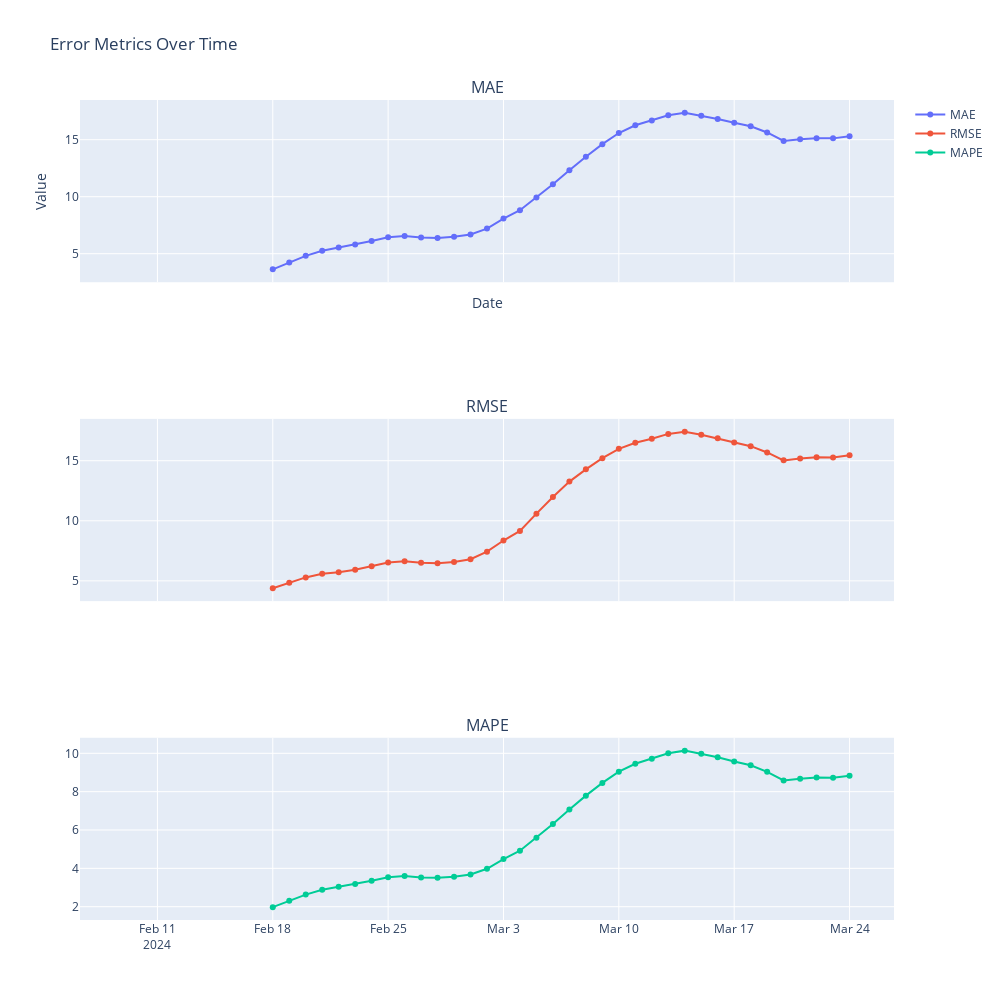
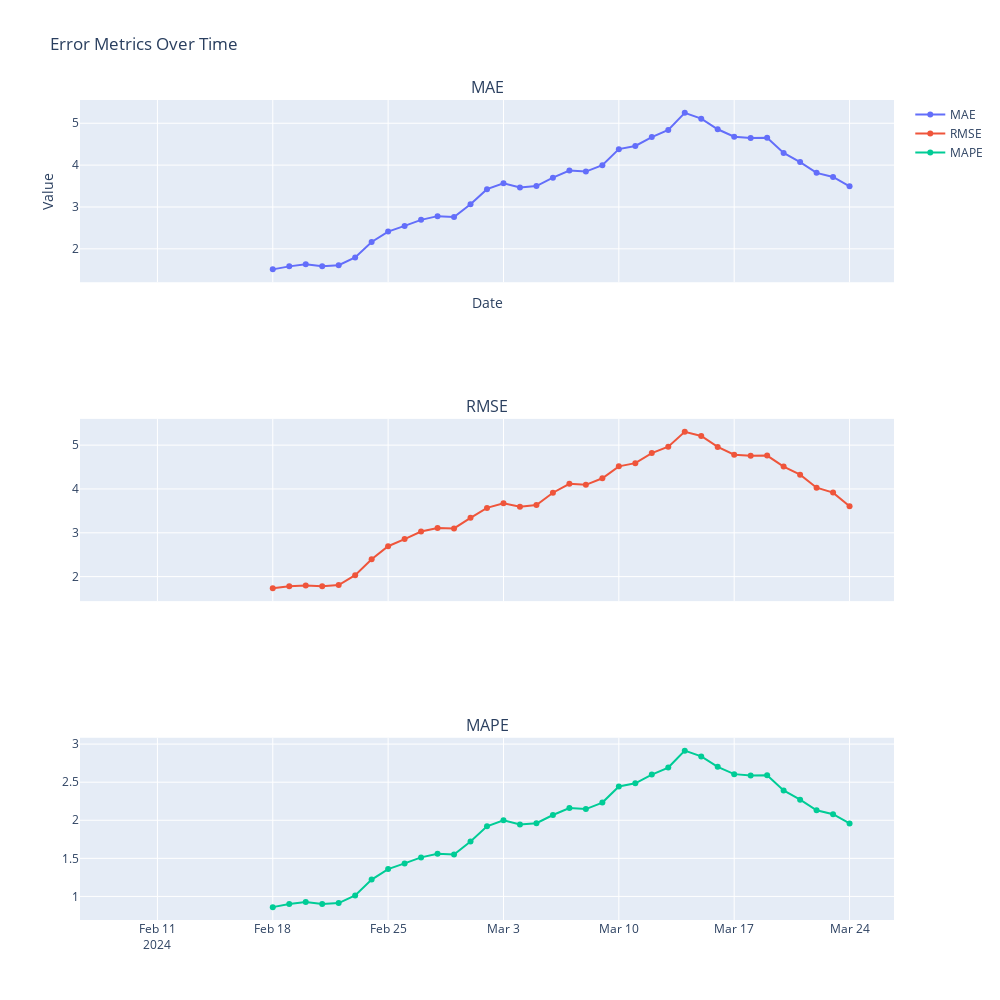
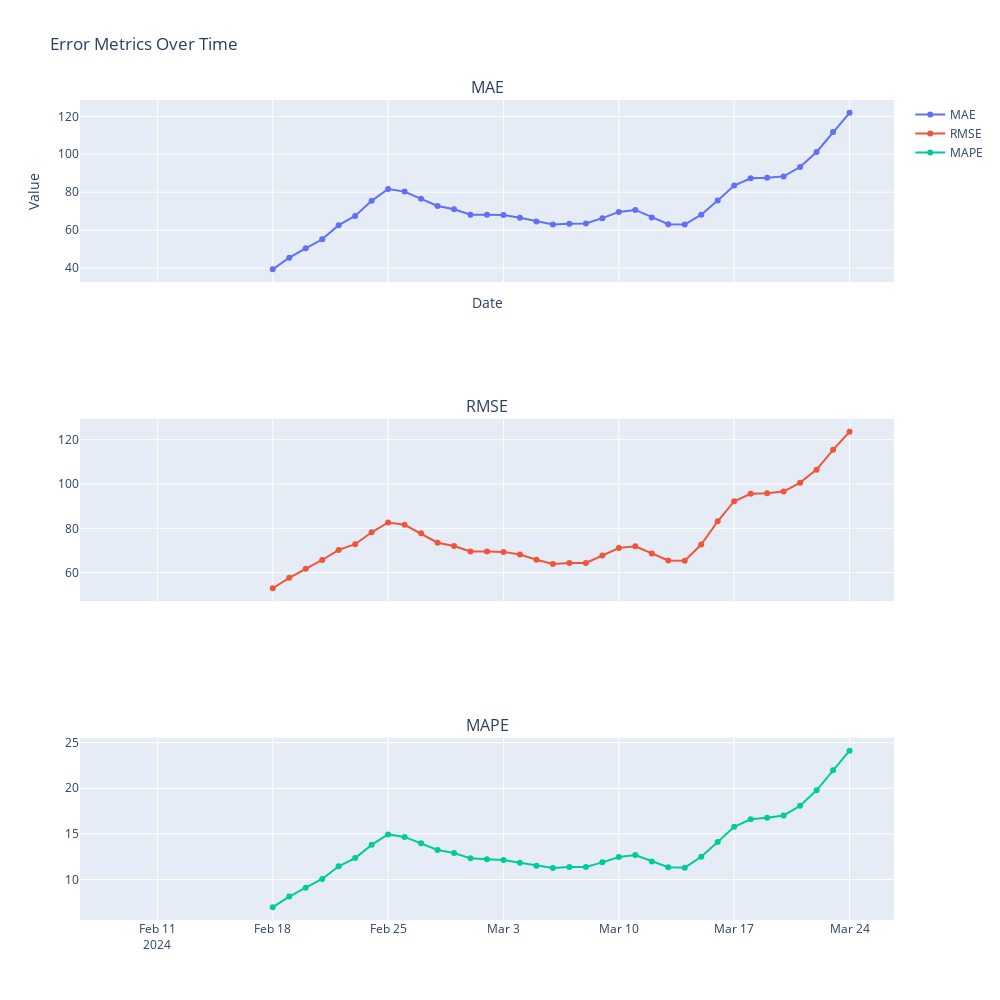
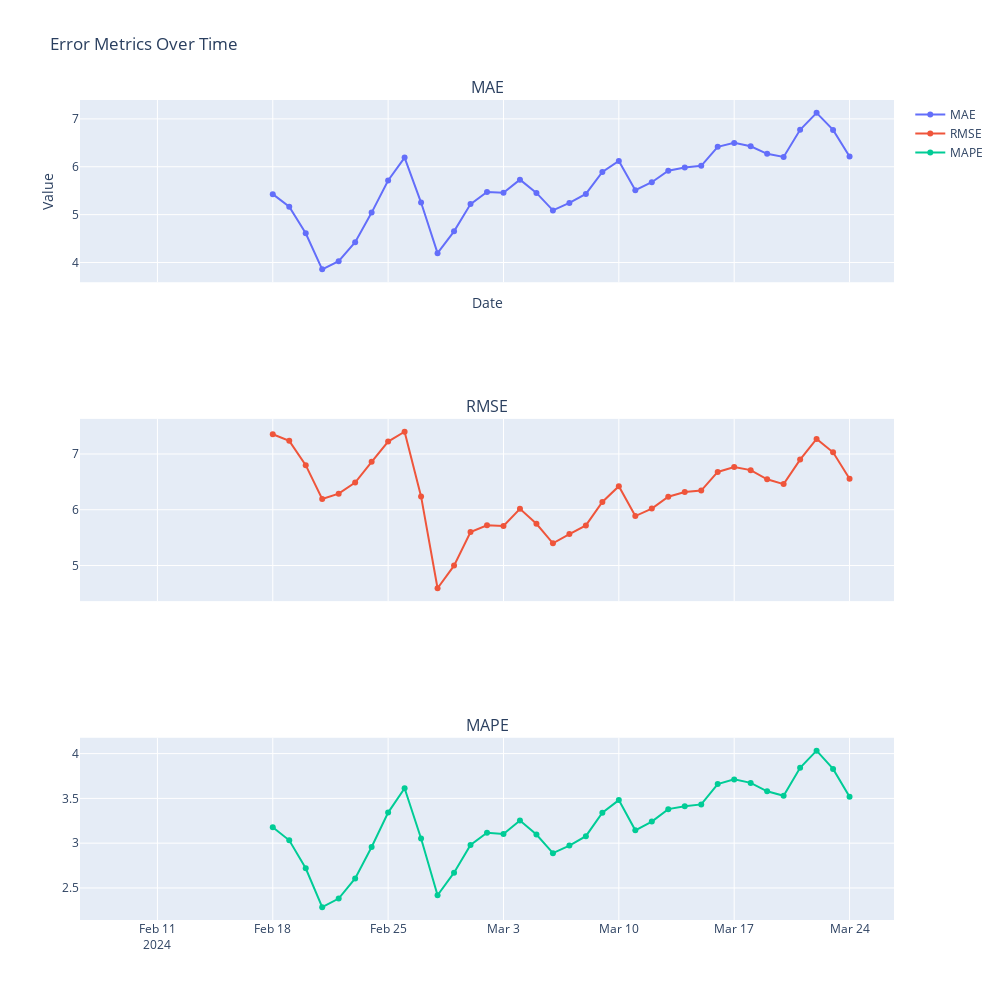

Source (notebook cell) for these figures, in order:
### Code cell
# Example usage
tickers = ["AAPL", "ABBV", "ADBE", "AMZN", "AVGO", "BRK-B", "CRM", "COST", "CVX", "HD", 
          "JNJ", "JPM", "LLY", "MA", "META", "MRK", "MSFT", "NVDA", "PG", "TSLA", "UNH", "V", "XOM"]  # Array of tickers
start_date = datetime(2024, 2, 9) - timedelta(days=730)  # Approximately 2 years ago from 9 February 2024

for ticker in tickers:
    historical_data = fetch_historical_data(ticker, start_date)
    if not historical_data.empty:
        display_forecasts_from_data(historical_data, ticker)
